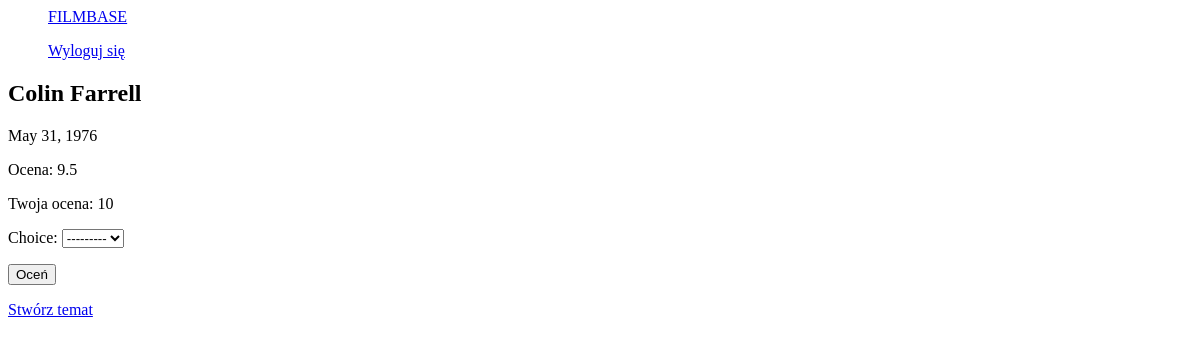
The page /base/person/colin-farrell/ (signed in) on the database as committed earlier.
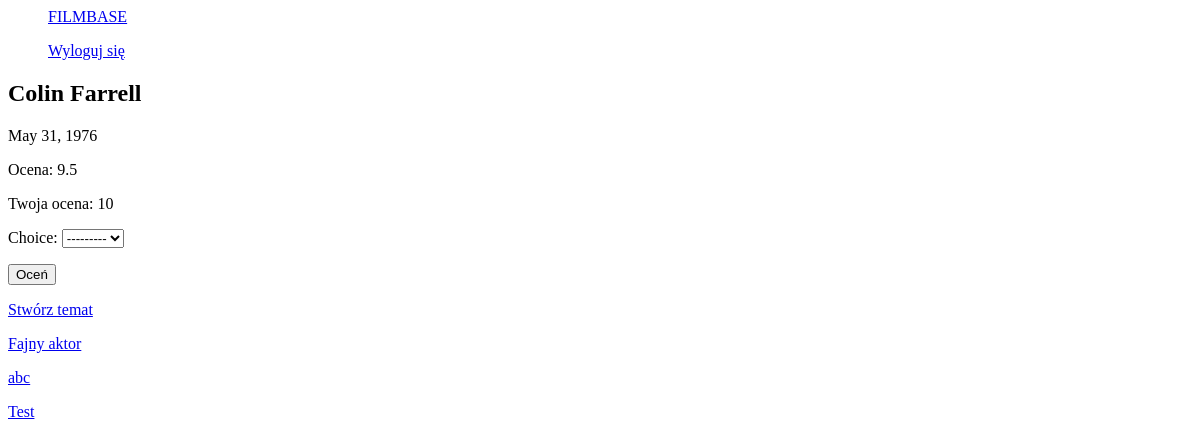
The same page on the database as committed later.
### comments/models.py (models this page shows, shortened)
class Topic(models.Model):
    title = models.CharField(verbose_name='Tytuł', null=False, blank=False, max_length=250)
    content = models.TextField(verbose_name='Treść', null=False, blank=False, max_length=500)
    person = models.ForeignKey(Person, on_delete=models.CASCADE, null=True, blank=True)
    movie = models.ForeignKey(Movie, on_delete=models.CASCADE, null=True, blank=True)
    author = models.ForeignKey(User, on_delete=models.CASCADE)
    slug = models.SlugField(unique=True, null=True, blank=True)

### main/views.py (the view, shortened to what this page needs)
# urls.py: path('person/<slug:slug>/', PersonDetailView.as_view(), name='detail_person'),
class PersonDetailView(FormMixin, DetailView):
    model = Person
    template_name = 'main/detail_person.html'
    context_object_name = 'person'
    form_class = RateForm
    def get_context_data(self, **kwargs):
        context = super(PersonDetailView, self).get_context_data(**kwargs)
        context['form'] = RateForm(initial={'person': self.object})
        context['my_rate'] = Rate.objects.filter(
                sender=self.request.user,
                person=self.get_object()).first()
        return context

### main/forms.py
class RateForm(forms.ModelForm):
    class Meta:
        model = Rate
        fields = ('choice',)

### main/models.py (called while the page is built)
    def get_average(self):
        rates = self.rate_set.all().values_list('choice', flat=True)
        if rates:
            average = (sum(rates))/len(rates)
            return average
        return "Brak oceny"

### main/templates/main/detail_person.html (shortened to what this page needs)
{% extends 'users/base.html' %}
{% block content %}
    <h2>{{ person.full_name }}</h2>
    <p>{{ person.date_of_birth }}</p>
    <p>Ocena: {{ person.get_average }}</p>
    <form action="" method="POST">
        {% if my_rate %}
            <p>Twoja ocena: {{ my_rate.choice }}</p>
        {% endif %}
        {{ form.as_p }}
        <button type="submit">Oceń</button>
    </form>
    <p><a href="{% url 'create_topic' slug=person.slug %}">Stwórz temat</a></p>
    {% for topic in person.topic_set.all %}
        <a href="{% url 'detail_topic' slug=person.slug topic_slug=topic.slug %}">{{ topic.title }}</a><p></p>
    {% endfor %}
{% endblock %}

Rows that differ between the two databases and show on the page:
added Topic: title "Fajny aktor"
added Topic: title "abc"
added Topic: title "Test"
